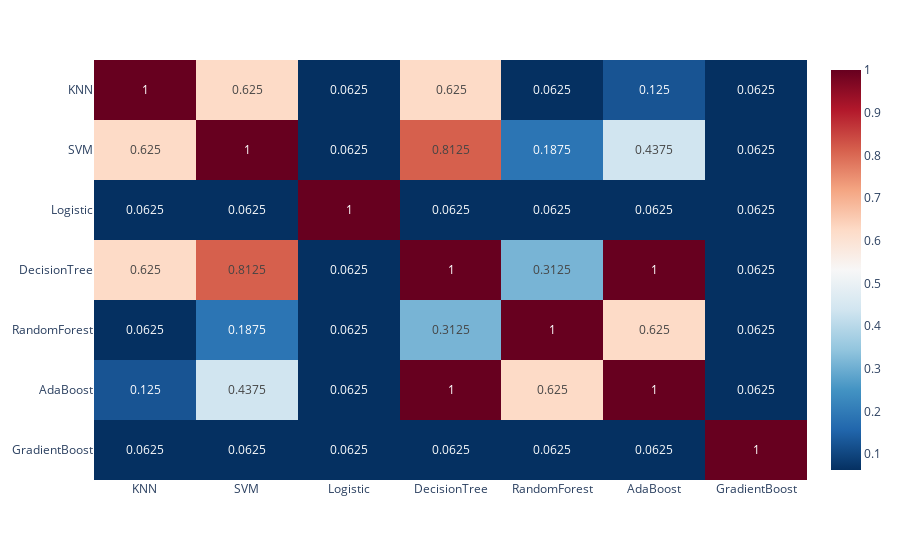

Notebook code cell kept with this figure:
### Code cell
fig = px.imshow(k, text_auto=True, aspect="auto", color_continuous_scale='RdBu_r')
fig.show()

### Figure 1 — Plotly figure (JSON) as saved in the notebook; plotly's stock layout.template omitted (floating-point values rounded to 4 significant figures)
{"data": [{"coloraxis": "coloraxis", "hovertemplate": "x: %{x}<br>y: %{y}<br>color: %{z}<extra></extra>", "name": "0", "texttemplate": "%{z}", "type": "heatmap", "x": ["KNN", "SVM", "Logistic", "DecisionTree", "RandomForest", "AdaBoost", "GradientBoost"], "xaxis": "x", "y": ["KNN", "SVM", "Logistic", "DecisionTree", "RandomForest", "AdaBoost", "GradientBoost"], "yaxis": "y", "z": [[1, 0.625, 0.0625, 0.625, 0.0625, 0.125, 0.0625], [0.625, 1, 0.0625, 0.8125, 0.1875, 0.4375, 0.0625], [0.0625, 0.0625, 1, 0.0625, 0.0625, 0.0625, 0.0625], [0.625, 0.8125, 0.0625, 1, 0.3125, 1, 0.0625], [0.0625, 0.1875, 0.0625, 0.3125, 1, 0.625, 0.0625], [0.125, 0.4375, 0.0625, 1, 0.625, 1, 0.0625], [0.0625, 0.0625, 0.0625, 0.0625, 0.0625, 0.0625, 1]]}], "layout": {"coloraxis": {"colorscale": [[0, "rgb(5,48,97)"], [0.1, "rgb(33,102,172)"], [0.2, "rgb(67,147,195)"], [0.3, "rgb(146,197,222)"], [0.4, "rgb(209,229,240)"], [0.5, "rgb(247,247,247)"], [0.6, "rgb(253,219,199)"], [0.7, "rgb(244,165,130)"], [0.8, "rgb(214,96,77)"], [0.9, "rgb(178,24,43)"], [1, "rgb(103,0,31)"]]}, "margin": {"t": 60}, "xaxis": {"anchor": "y", "domain": [0, 1]}, "yaxis": {"anchor": "x", "autorange": "reversed", "domain": [0, 1]}}}
